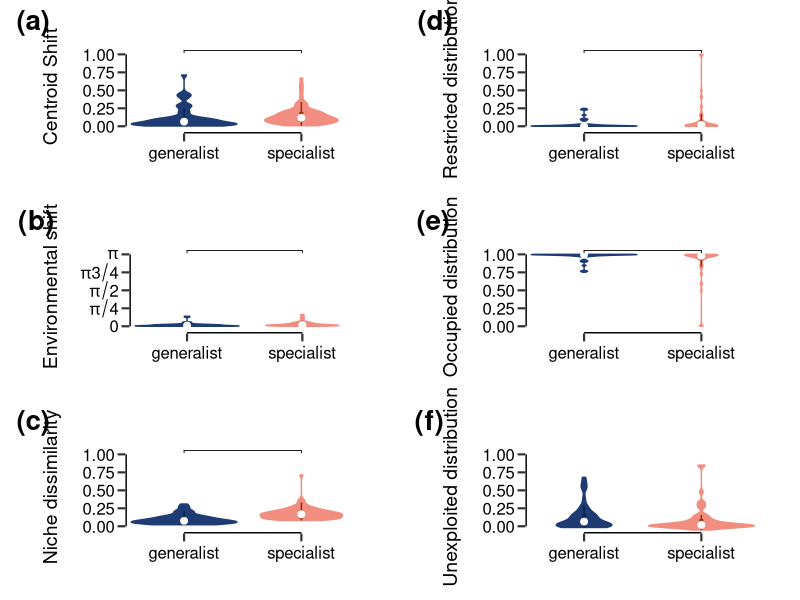

This figure's R source:
# Load dependencies
library(ggplot2)
library(ggpubr)
library(colorspace)

# set working directory
wd = "~/Unil/Research/1_NicheCompetition/ClownfishSpatialCompetition2025"
setwd(wd)

dodge <- position_dodge(width = 0.4)
symnum.args <- list(cutpoints = c(0,0.0001, 0.001, 0.01, 0.05, 1), symbols = c("****", "***", "**", "*", "n.s."))

ROU_data <- read.csv("results/ROU_data.csv")

behavior_cols <- c("generalist" = "#1F3B73",  # Deep Blue  
                   "specialist" = "#F28E80")  # Soft Coral  

## Check G/S differences
#####
# tests on niche metrics
BE_GS <- ggplot(ROU_data, aes(x = behavior_reg, y = Niche_dissimilarity, col = behavior_reg, fill = behavior_reg)) +
  scale_y_continuous(name = "Niche dissimilarity", expand = c(0,0), breaks = seq(0,1,0.25), limits = c(-0.1,1.2))+
  scale_x_discrete(expand = c(0,0)) +
  geom_violin() +
  geom_boxplot(width = 0.02, outlier.colour = NA, col = darken(behavior_cols,0.5), fill = NA) +
  stat_summary(fun=median, geom="point", size=2, shape = 19, position = dodge, col = "white") +
  scale_fill_manual(values= behavior_cols) +
  scale_color_manual(values= behavior_cols) +
  theme_classic() +
  coord_cartesian(xlim=c(0.5,2.5), ylim=c(-0.1,1.2)) +
  annotate(x=0.5, xend=0.5, y=0, yend=1, lwd = 1, colour="black", geom="segment") +
  annotate(x=1, xend=2, y=-0.1, yend=-0.1, lwd = 1, colour="black", geom="segment") +
  theme(panel.border=element_blank(),
        panel.grid.major=element_blank(),
        panel.grid.minor=element_blank(),
        axis.ticks = element_line(size = 0.75),
        axis.ticks.length=unit(.2, "cm"),
        plot.margin = unit(c(2,2,2,3), "lines"),
        axis.title.x = element_blank(),
        axis.title.y = element_text(color = "black", size = 14, vjust = 5, hjust = 0.5),
        axis.text.x = element_text(color = "black", size = 12,  vjust = 0.5),
        axis.text.y = element_text(color = "black", size = 12),
        legend.position = "none",
        legend.text = element_text(color = "black", size = 12, family = "mono" ),
        axis.line = element_blank()) +
  stat_compare_means( comparisons = list(c("generalist", "specialist")), hide.ns = T, size = 8,  symnum.args = symnum.args)


CS_GS <- ggplot(ROU_data, aes(x = behavior_reg, y = Centroid_shift, fill = behavior_reg, col = behavior_reg)) +
  scale_y_continuous(name = "Centroid Shift", expand = c(0,0), breaks = seq(0,ceiling(max(ROU_data$Centroid_shift, na.rm = T)), 
                                                                            ceiling(max(ROU_data$Centroid_shift, na.rm = T))/4), limits = c(-0.1*ceiling(max(ROU_data$Centroid_shift, na.rm = T)),
                                                                                                                                ceiling(max(ROU_data$Centroid_shift, na.rm = T))*1.2)) +
  scale_x_discrete(expand = c(0,0)) +
  geom_violin() +
  geom_boxplot(width = 0.02, outlier.colour = NA, col = darken(behavior_cols,0.5), fill = NA) +
  stat_summary(fun=median, geom="point", size=2, shape = 19, position = dodge, col = "white") +
  scale_fill_manual(values= behavior_cols) +
  scale_color_manual(values= behavior_cols) +
  theme_classic() +
  coord_cartesian(xlim=c(0.5,2.5), ylim=c(-0.1*ceiling(max(ROU_data$Centroid_shift, na.rm = T)),ceiling(max(ROU_data$Centroid_shift, na.rm = T))*1.2)) +
  annotate(x=0.5, xend=0.5, y=0, yend=ceiling(max(ROU_data$Centroid_shift, na.rm = T)), lwd = 1, colour="black", geom="segment") +
  annotate(x=1, xend=2, y=-0.1*ceiling(max(ROU_data$Centroid_shift, na.rm = T)), yend=-0.1*ceiling(max(ROU_data$Centroid_shift, na.rm = T)), lwd = 1, colour="black", geom="segment") +
  theme(panel.border=element_blank(),
        panel.grid.major=element_blank(),
        panel.grid.minor=element_blank(),
        axis.ticks = element_line(size = 0.75),
        axis.ticks.length=unit(.2, "cm"),
        plot.margin = unit(c(2,2,2,3), "lines"),
        axis.title.x = element_blank(),
        axis.title.y = element_text(color = "black", size = 14, vjust = 5, hjust = 0.5),
        axis.text.x = element_text(color = "black", size = 12,  vjust = 0.5),
        axis.text.y = element_text(color = "black", size = 12),
        legend.position = "none",
        legend.text = element_text(color = "black", size = 12, family = "mono" ),
        axis.line = element_blank()) +
  stat_compare_means( comparisons = list(c("generalist", "specialist")), hide.ns = T, size = 8,  symnum.args = symnum.args)

ER_GS <- ggplot(ROU_data, aes(x = behavior_reg, y = Environmental_shift, fill = behavior_reg, col = behavior_reg)) +
  scale_y_continuous(name = "Environmental shift", expand = c(0,0), breaks = seq(0,1,0.25), limits = c(-0.1,1.3), labels = c(0, expression(pi/4), expression(pi/2), expression(pi*3/4), expression(pi))) +
  scale_x_discrete(expand = c(0,0)) +
  geom_violin() +
  geom_boxplot(width = 0.02, outlier.colour = NA, col = darken(behavior_cols,0.5), fill = NA) +
  stat_summary(fun=median, geom="point", size=2, shape = 19, position = dodge, col = "white") +
  scale_fill_manual(values= behavior_cols) +
  scale_color_manual(values= behavior_cols) +
  theme_classic() +
  coord_cartesian(xlim=c(0.5,2.5), ylim=c(-0.1,1.2)) +
  annotate(x=0.5, xend=0.5, y=0, yend=1, lwd = 1, colour="black", geom="segment") +
  annotate(x=1, xend=2, y=-0.1, yend=-0.1, lwd = 1, colour="black", geom="segment") +
  theme(panel.border=element_blank(),
        panel.grid.major=element_blank(),
        panel.grid.minor=element_blank(),
        axis.ticks = element_line(size = 0.75),
        axis.ticks.length=unit(.2, "cm"),
        plot.margin = unit(c(2,2,2,3), "lines"),
        axis.title.x = element_blank(),
        axis.title.y = element_text(color = "black", size = 14, vjust = 5, hjust = 0.5),
        axis.text.x = element_text(color = "black", size = 12,  vjust = 0.5),
        axis.text.y = element_text(color = "black", size = 12),
        legend.position = "none",
        legend.text = element_text(color = "black", size = 12, family = "mono" ),
        axis.line = element_blank()) +
  stat_compare_means( comparisons = list(c("generalist", "specialist")), hide.ns = T, size = 8,  symnum.args = symnum.args)

figS5a <- ggarrange(CS_GS,  ER_GS, BE_GS,
                   ncol = 1, nrow = 3, labels = paste0("(", letters[1:3], ")"), font.label = list(size = 20))

SRP_GS <- ggplot(ROU_data, aes(x = behavior_reg, y = Restricted_spatial, fill = behavior_reg, col = behavior_reg)) +
  scale_y_continuous(name = "Restricted distribution", expand = c(0,0), breaks = seq(0,1,0.25), limits = c(-0.1,1.2))+
  scale_x_discrete(expand = c(0,0)) +
  geom_violin() +
  geom_boxplot(width = 0.02, outlier.colour = NA, col = darken(behavior_cols,0.5), fill = NA) +
  stat_summary(fun=median, geom="point", size=2, shape = 19, position = dodge, col = "white") +
  scale_fill_manual(values= behavior_cols) +
  scale_color_manual(values= behavior_cols) +
  theme_classic() +
  coord_cartesian(xlim=c(0.5,2.5), ylim=c(-0.1,1.2)) +
  annotate(x=0.5, xend=0.5, y=0, yend=1, lwd = 1, colour="black", geom="segment") +
  annotate(x=1, xend=2, y=-0.1, yend=-0.1, lwd = 1, colour="black", geom="segment") +
  theme(panel.border=element_blank(),
        panel.grid.major=element_blank(),
        panel.grid.minor=element_blank(),
        axis.ticks = element_line(size = 0.75),
        axis.ticks.length=unit(.2, "cm"),
        plot.margin = unit(c(2,2,2,3), "lines"),
        axis.title.x = element_blank(),
        axis.title.y = element_text(color = "black", size = 14, vjust = 5, hjust = 0.5),
        axis.text.x = element_text(color = "black", size = 12,  vjust = 0.5),
        axis.text.y = element_text(color = "black", size = 12),
        legend.position = "none",
        legend.text = element_text(color = "black", size = 12, family = "mono" ),
        axis.line = element_blank()) +
  stat_compare_means(comparisons = list(c("generalist", "specialist")), hide.ns = T, size = 8,  symnum.args = symnum.args)

SOP_GS <- ggplot(ROU_data, aes(x = behavior_reg, y = Occupied_spatial, fill = behavior_reg, col = behavior_reg)) +
  scale_y_continuous(name = "Occupied distribution", expand = c(0,0), breaks = seq(0,1,0.25), limits = c(-0.1,1.2))+
  scale_x_discrete(expand = c(0,0)) +
  geom_violin() +
  geom_boxplot(width = 0.02, outlier.colour = NA, col = darken(behavior_cols,0.5), fill = NA) +
  stat_summary(fun=median, geom="point", size=2, shape = 19, position = dodge, col = "white") +
  scale_fill_manual(values= behavior_cols) +
  scale_color_manual(values= behavior_cols) +
  theme_classic() +
  coord_cartesian(xlim=c(0.5,2.5), ylim=c(-0.1,1.2)) +
  annotate(x=0.5, xend=0.5, y=0, yend=1, lwd = 1, colour="black", geom="segment") +
  annotate(x=1, xend=2, y=-0.1, yend=-0.1, lwd = 1, colour="black", geom="segment") +
  theme(panel.border=element_blank(),
        panel.grid.major=element_blank(),
        panel.grid.minor=element_blank(),
        axis.ticks = element_line(size = 0.75),
        axis.ticks.length=unit(.2, "cm"),
        plot.margin = unit(c(2,2,2,3), "lines"),
        axis.title.x = element_blank(),
        axis.title.y = element_text(color = "black", size = 14, vjust = 5, hjust = 0.5),
        axis.text.x = element_text(color = "black", size = 12,  vjust = 0.5),
        axis.text.y = element_text(color = "black", size = 12),
        legend.position = "none",
        legend.text = element_text(color = "black", size = 12, family = "mono" ),
        axis.line = element_blank()) +
  stat_compare_means(comparisons = list(c("generalist", "specialist")), hide.ns = T, size = 8,  symnum.args = symnum.args)

SUP_GS <- ggplot(ROU_data, aes(x = behavior_reg, y = Unexploited_spatial, fill = behavior_reg, col = behavior_reg)) +
  scale_y_continuous(name = "Unexploited distribution", expand = c(0,0), breaks = seq(0,1,0.25), limits = c(-0.1,1.2))+
  scale_x_discrete(expand = c(0,0)) +
  geom_violin() +
  geom_boxplot(width = 0.02, outlier.colour = NA, col = darken(behavior_cols,0.5), fill = NA) +
  stat_summary(fun=median, geom="point", size=2, shape = 19, position = dodge, col = "white") +
  scale_fill_manual(values= behavior_cols) +
  scale_color_manual(values= behavior_cols) +
  theme_classic() +
  coord_cartesian(xlim=c(0.5,2.5), ylim=c(-0.1,1.2)) +
  annotate(x=0.5, xend=0.5, y=0, yend=1, lwd = 1, colour="black", geom="segment") +
  annotate(x=1, xend=2, y=-0.1, yend=-0.1, lwd = 1, colour="black", geom="segment") +
  theme(panel.border=element_blank(),
        panel.grid.major=element_blank(),
        panel.grid.minor=element_blank(),
        axis.ticks = element_line(size = 0.75),
        axis.ticks.length=unit(.2, "cm"),
        plot.background = element_rect(fill = "white", color = "white"),
        plot.margin = unit(c(2,2,2,3), "lines"),
        axis.title.x = element_blank(),
        axis.title.y = element_text(color = "black", size = 14, vjust = 5, hjust = 0.5),
        axis.text.x = element_text(color = "black", size = 12,  vjust = 0.5),
        axis.text.y = element_text(color = "black", size = 12),
        legend.position = "none",
        legend.text = element_text(color = "black", size = 12, family = "mono" ),
        axis.line = element_blank()) +
  stat_compare_means(comparisons = list(c("generalist", "specialist")), hide.ns = T, size = 8,  symnum.args = symnum.args)

figS5b <- ggarrange(SRP_GS, SOP_GS, SUP_GS,
                   ncol = 1, nrow = 3, labels = paste0("(", letters[4:6], ")"), font.label = list(size = 20))

figS5 <- ggarrange(figS5a, figS5b) 

ggsave("figures/FigS5.extra_niche parameters_vs_behavior.pdf", plot = figS5, width=12, height=12, units="in")
